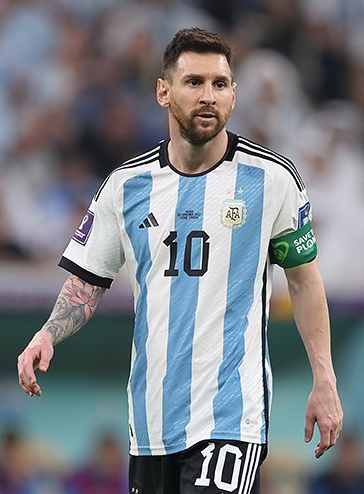
#> input picture inspo/goat.jpg, 364 x 494 px, found by its file name
$ python cannyEdge2.py
#> lines starting #> are read from the running program, lines starting #| are printed output that depends on the picture; after the words box and inside, x2 and y2 are one past the last pixel; in counts of white or black regions, pixels touching at a corner belong together
#> further down, img is the input picture: shape (494, 364, 3); mean R, G, B 123.2, 127.1, 133.1
import numpy as np
import matplotlib.pyplot as plt
import matplotlib.image as mpimg
from scipy import ndimage
from PIL import Image, ImageFilter


def rgb2gray(rgb):
    r, g, b = rgb[:, :, 0], rgb[:, :, 1], rgb[:, :, 2]
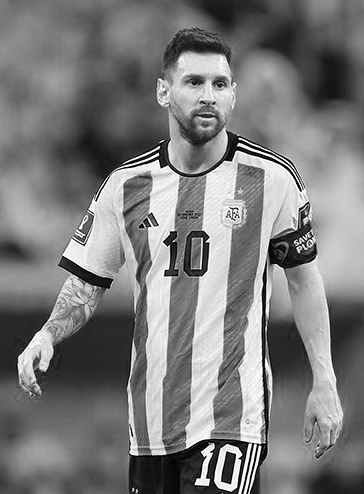
#> r: shape (494, 364); min 0, max 255, mean 123.2
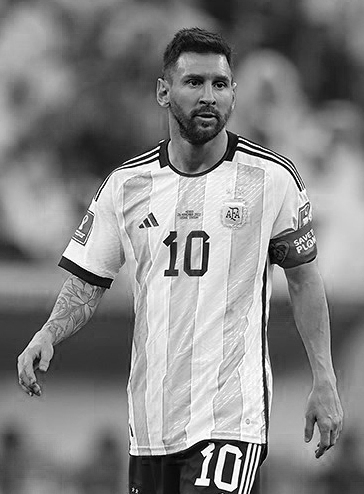
#> b: shape (494, 364); min 0, max 255, mean 133.1
    gray = 0.2989 * r + 0.5870 * g + 0.1140 * b
    print(gray)
#> (printed output is left out)
    return gray


def sobel_filters(img):
    Kx = np.array([[-1, 0, 1], [-2, 0, 2], [-1, 0, 1]], np.int32)
    Ky = np.array([[1, 2, 1], [0, 0, 0], [-1, -2, -1]], np.int32)

    Ix = ndimage.convolve(img, Kx)  # Convolucion Discreta? Hacer funcion
    Iy = ndimage.convolve(img, Ky)
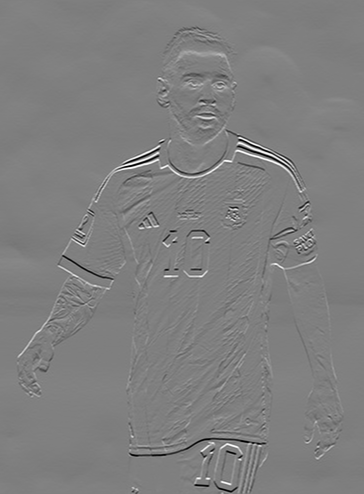
#> Iy: shape (494, 364) float64; min -1010.8, max 1009.8, mean -0.4; drawn with min black and max white

    G = np.hypot(Ix, Iy)  # Hacer funcion Hipotenusa
    G = G / G.max() * 255  # G.max() valor maximo de G

    theta = np.arctan2(Iy, Ix)  # Hacer Funcion Arcotangente
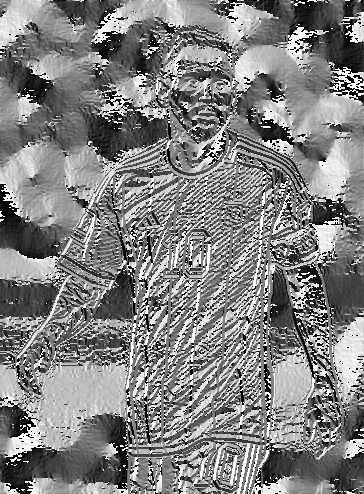
#> theta: shape (494, 364) float64; min -3.14, max 3.14, mean 0.057; drawn with min black and max white

    return (G, theta)


def non_max_suppression(img, D):
    M, N = img.shape  # Tamano de la img
#> M = 494; N = 364
    Z = np.zeros((M, N), dtype=np.int32)
    angle = D * 180.0 / np.pi  # radianes
    angle[angle < 0] += 180
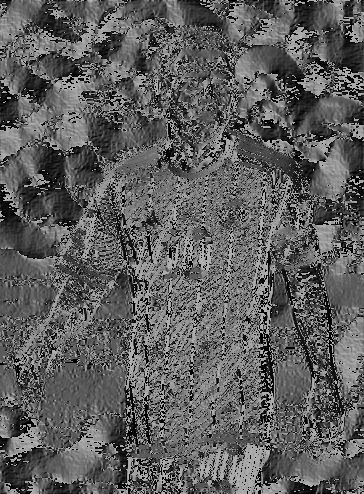
#> angle: shape (494, 364) float64; min 0, max 180, mean 93.9

    for i in range(1, M - 1):
        for j in range(1, N - 1):
            try:
                q = 255
                r = 255

                # angle 0
                if (0 <= angle[i, j] < 22) or (157 <= angle[i, j] <= 180):
                    q = img[i, j + 1]
                    r = img[i, j - 1]
                # angle 45
                elif 22 <= angle[i, j] < 67:
                    q = img[i + 1, j - 1]
                    r = img[i - 1, j + 1]
                # angle 90
                elif 67 <= angle[i, j] < 112:
                    q = img[i + 1, j]
                    r = img[i - 1, j]
                # angle 135
                elif 112 <= angle[i, j] < 157:
                    q = img[i - 1, j - 1]
                    r = img[i + 1, j + 1]

                if (img[i, j] >= q) and (img[i, j] >= r):
                    Z[i, j] = img[i, j]
                else:
                    Z[i, j] = 0

            except IndexError as e:
                pass
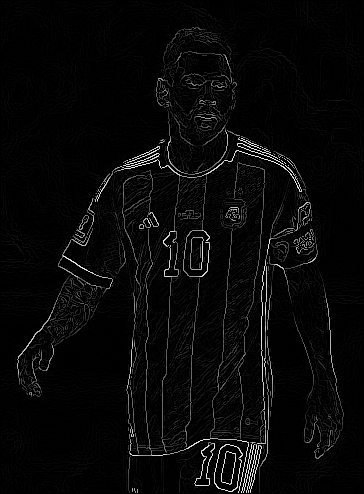
#> Z: shape (494, 364) int32; min 0, max 255, mean 8.1

    return Z


def threshold(img, lowThresholdRatio=0.05, highThresholdRatio=0.09):
#> called with lowThresholdRatio = 0.05, highThresholdRatio = 0.09
    highThreshold = img.max() * highThresholdRatio
#> highThreshold = 22.95
    lowThreshold = highThreshold * lowThresholdRatio
#> lowThreshold = 1.15

    M, N = img.shape
#> M = 494; N = 364
    res = np.zeros((M, N), dtype=np.int32)

    weak = np.int32(25)
    strong = np.int32(255)

    strong_i, strong_j = np.where(
        img >= highThreshold
    )  # If pixel >= highThreshold tira posicion
#> strong_i = 12939 values from 27 to 492; strong_j = 12939 values, max 343 at index 10711, min 15 at index 9461, mean 195.4
    zeros_i, zeros_j = np.where(
        img < lowThreshold
    )  # If pixel < lowThreshold tira posicion

    weak_i, weak_j = np.where(
        (img <= highThreshold) & (img >= lowThreshold)
    )  # If pixel entre highThreshold y lowThreshold tira posicion

    res[strong_i, strong_j] = strong  # cambiar 255 en posiciones strong
    res[weak_i, weak_j] = weak  # cambiar 25 en posiciones weak
    return (res, weak, strong)


def hysteresis(img, weak, strong=255):
#> called with weak = 25, strong = 255
    M, N = img.shape  # Tamano de la img
#> M = 494; N = 364
    for i in range(1, M - 1):
        for j in range(1, N - 1):
            if img[i, j] == weak:
                try:
                    if (
                        (img[i + 1, j - 1] == strong)
                        or (img[i + 1, j] == strong)
                        or (img[i + 1, j + 1] == strong)
                        or (img[i, j - 1] == strong)
                        or (img[i, j + 1] == strong)
                        or (img[i - 1, j - 1] == strong)
                        or (img[i - 1, j] == strong)
                        or (img[i - 1, j + 1] == strong)
                    ):
                        img[
                            i, j
                        ] = strong  # If contorno del pixel == strong img[i, j] = 255
                    else:
                        img[i, j] = 0
                except IndexError as e:
                    pass
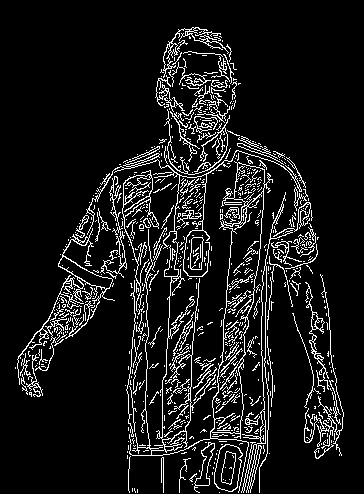
#> img: shape (494, 364) int32; 9.4% white in thin lines or dots, all inside (x1, y1, x2, y2) = (15, 27, 344, 493)
    return img


img = mpimg.imread("../static/goat.jpg")
img = rgb2gray(img)

A = sobel_filters(img)
B = non_max_suppression(A[0], A[1])
C = threshold(B, 0.05, 0.09)
D = hysteresis(C[0], C[1], C[2])

plt.figure(1)
plt.subplot(121)
plt.imshow(img)
plt.title("Original Image")

plt.subplot(122)
plt.imshow(D)
plt.title("Gaussian Filter Image")
plt.show()

result = Image.new("RGB", (300, 300))
#> result: PIL image 300x300 RGB; every value is 0
#> (the run stopped early here; a loop or call above may not have finished)
